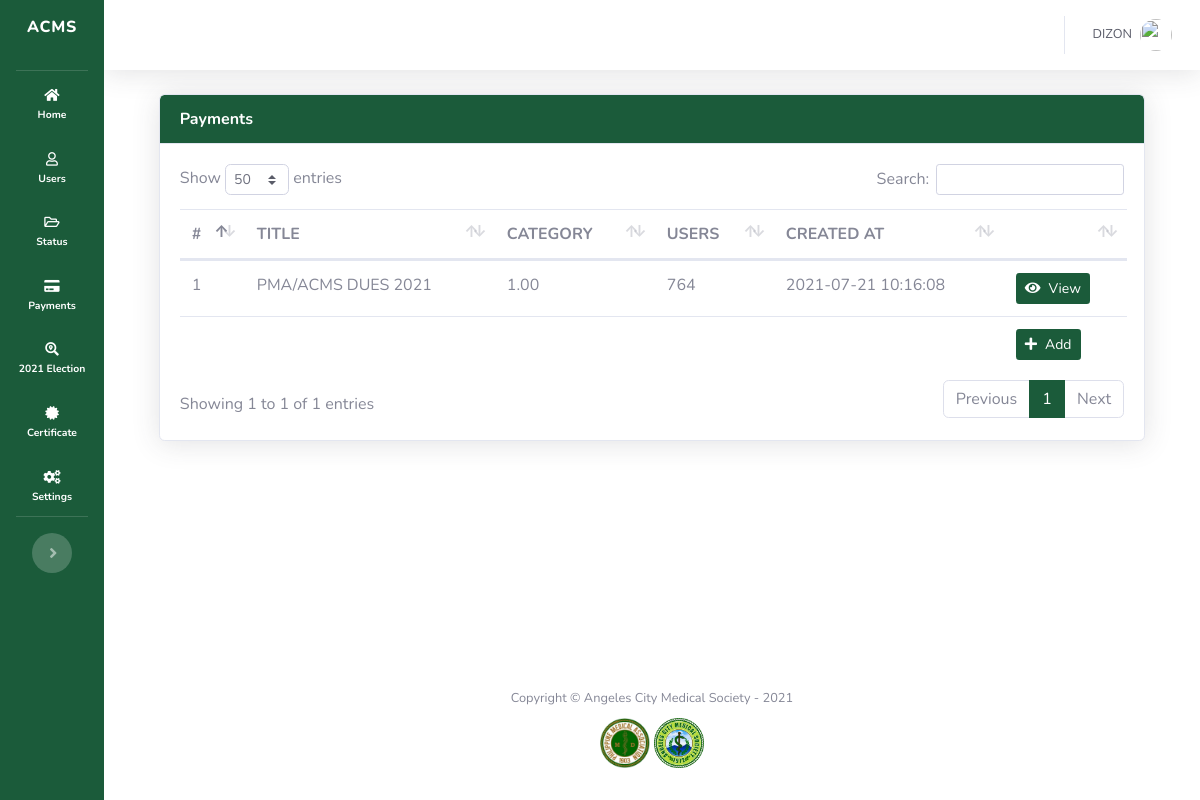
Screenshot of /admin/payment_list.php (signed in) with the database file from the repository.
### tables this page shows
CREATE TABLE `payments` (
  `id` int(11) NOT NULL,
  `title` varchar(255) NOT NULL,
  `category` varchar(255) NOT NULL,
  `amount` float NOT NULL DEFAULT 0,
  `auto_assign` tinyint(1) NOT NULL DEFAULT 1,
  `created_at` datetime NOT NULL DEFAULT current_timestamp(),
  `updated_at` datetime NOT NULL DEFAULT current_timestamp(),
  `deleted_at` datetime DEFAULT NULL
);

### admin/payment_list.php (the view, shortened to what this page needs)
<?php
    include('sidebar.php');
    $payments           =   $mysqli->query("SELECT * FROM payments WHERE deleted_at is null");
?>
    <div id="content-wrapper" class="d-flex flex-column">
      <div id="content">
<?php require('topbar.php'); ?>
        <div class="container-fluid">
            <div class="row">
                <div class="col-md-12">
                    <div class="card shadow overflow-auto">
                        <div class="card-header bg-gradient-primary text-white font-weight-bold">
                            Payments
                        </div>
                        <div class="card-body">
                            <table id="table_payments" class="table table-hover text-sm">
                                <thead>
                                  <tr>
                                      <th>#</th>
                                      <th>TITLE</th>
                                      <th>CATEGORY</th>
                                      <th>USERS</th>
                                      <th>CREATED AT</th>
                                      <th></th>
                                  </tr>
                                </thead>
                                <tbody>
                                  <?php $i=1; ?>
                                  <?php foreach($payments as $payment):?>
                                  <tr class="cursor-pointer">
                                    <td>
                                      <?=$i?>
                                    </td>
                                    <td>
                                        <?=$payment['title']?>
                                    </td>
                                    <td>
                                      <?=number_format($payment['amount'], 2)?>
                                    </td>
                                    <td>
                                      <?=mysqli_num_rows($mysqli->query("SELECT * FROM user_payments WHERE payment_id = {$payment['id']}"))?>
                                    </td>
                                    <td>
                                      <?=$payment['created_at']?>
                                    </td>
                                    <td>
                                      <a href="payment_view.php?payment_id=<?=$payment['id']?>" class="btn btn-sm bg-gradient-primary text-white">
                                        <i class='fas fa-eye mr-2'></i>View
                                      </a>
                                    </td>
                                  </tr>
                                  <?php $i++; ?>
                                  <?php endforeach ?>
                                </tbody>
                                <tfoot>
                                  <tr>
                                    <td colspan=5>
                                    </td>
                                    <td colspan='1'>
                                      <button class="btn btn-sm bg-gradient-primary text-white" data-toggle="modal" data-target="#modal_create_payment">
                                        <i class='fas fa-plus mr-2'></i>Add
                                      </button>
                                    </td>
                                  </tr>
                                </tfoot>
                            </table>
                        </div>
                    </div>
                </div>
            </div>
        </div>
      </div>
<?php
  include('footer.php');
?>

### admin/sidebar.php (style rules this page uses)
a:link { text-decoration: none; }
.bg-gradient-primary { background-color: #1b5b3a !important; background-image: none !important; background-image: none !important; background-size: cover !important; }
.container-fluid { background-color: white; padding-left: 5% !important; padding-right: 5% !important; }
#content-wrapper { background-color: white !important; }
::placeholder { opacity: 0.7 !important; }

### rows the page displays
payments: title "PMA/ACMS DUES 2021", amount "1.00", query "764", created_at "2021-07-21 10:16:08"

### other values shown
$_SESSION['full_name'] "DIZON"
